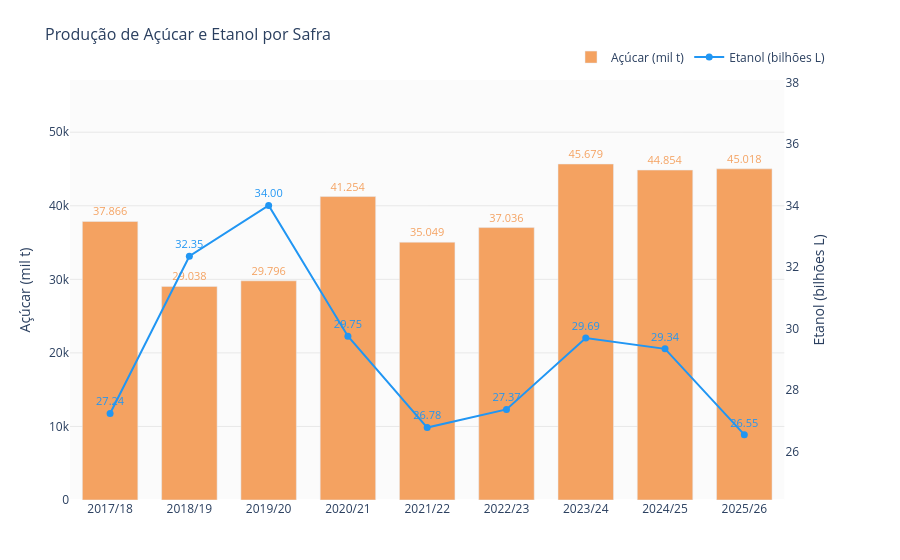

The code cell stored with this chart in its notebook:
### Markdown cell above
## 3. Açúcar vs Etanol por safra

### Code cell
ae = df.groupby('ano_agricola').agg(
    acucar=('producao_acucar_mil_t', 'sum'),
    etanol=('producao_etanol_total_mil_l', 'sum')
).reset_index()
ae['etanol_bil_l'] = (ae['etanol'] / 1_000_000).round(2)

fig = make_subplots(specs=[[{'secondary_y': True}]])

# Barras de açúcar com rótulos
fig.add_trace(
    go.Bar(
        x=ae['ano_agricola'],
        y=ae['acucar'],
        name='Açúcar (mil t)',
        marker_color='#f4a261',
        text=ae['acucar'].apply(lambda x: f'{x:,.0f}'.replace(',', '.')),
        textposition='outside',
        textfont=dict(size=11, color='#f4a261'),
        cliponaxis=False,
    ),
    secondary_y=False,
)

# Linha de etanol com rótulos
fig.add_trace(
    go.Scatter(
        x=ae['ano_agricola'],
        y=ae['etanol_bil_l'],
        name='Etanol (bilhões L)',
        mode='lines+markers+text',
        line=dict(color='#2196F3', width=2),
        marker=dict(size=7),
        text=ae['etanol_bil_l'].apply(lambda x: f'{x:.2f}'),
        textposition='top center',
        textfont=dict(size=11, color='#2196F3'),
        cliponaxis=False,
    ),
    secondary_y=True,
)

fig.update_layout(
    title=dict(text='Produção de Açúcar e Etanol por Safra', font=dict(size=16)),
    plot_bgcolor='rgba(240,240,240,0.3)',
    paper_bgcolor='white',
    legend=dict(orientation='h', yanchor='bottom', y=1.02, xanchor='right', x=1),
    margin=dict(t=80, b=60, l=70, r=70),
    bargap=0.3,
)

fig.update_yaxes(
    title_text='Açúcar (mil t)',
    secondary_y=False,
    range=[0, ae['acucar'].max() * 1.25],  # espaço para rótulos acima das barras
    showgrid=True,
    gridcolor='rgba(0,0,0,0.08)',
)
fig.update_yaxes(
    title_text='Etanol (bilhões L)',
    secondary_y=True,
    range=[ae['etanol_bil_l'].min() * 0.92, ae['etanol_bil_l'].max() * 1.12],
    showgrid=False,
)
fig.update_xaxes(showgrid=False)

fig.show()
fig.write_image('../reports/figures/03_acucar_vs_etanol.png', width=1200, height=550, scale=2)

### Figure 1 — Plotly figure (JSON) as saved in the notebook; plotly's stock layout.template omitted (floating-point values rounded to 4 significant figures)
{"data": [{"cliponaxis": false, "marker": {"color": "#f4a261"}, "name": "Açúcar (mil t)", "text": ["37.866", "29.038", "29.796", "41.254", "35.049", "37.036", "45.679", "44.854", "45.018"], "textfont": {"color": "#f4a261", "size": 11}, "textposition": "outside", "type": "bar", "x": ["2017/18", "2018/19", "2019/20", "2020/21", "2021/22", "2022/23", "2023/24", "2024/25", "2025/26"], "xaxis": "x", "y": [37870.0, 29040.0, 29800.0, 41250.0, 35050.0, 37040.0, 45680.0, 44850.0, 45020.0], "yaxis": "y"}, {"cliponaxis": false, "line": {"color": "#2196F3", "width": 2}, "marker": {"size": 7}, "mode": "lines+markers+text", "name": "Etanol (bilhões L)", "text": ["27.24", "32.35", "34.00", "29.75", "26.78", "27.37", "29.69", "29.34", "26.55"], "textfont": {"color": "#2196F3", "size": 11}, "textposition": "top center", "type": "scatter", "x": ["2017/18", "2018/19", "2019/20", "2020/21", "2021/22", "2022/23", "2023/24", "2024/25", "2025/26"], "xaxis": "x", "y": [27.24, 32.35, 34.0, 29.75, 26.78, 27.37, 29.69, 29.34, 26.55], "yaxis": "y2"}], "layout": {"bargap": 0.3, "legend": {"orientation": "h", "x": 1, "xanchor": "right", "y": 1.02, "yanchor": "bottom"}, "margin": {"b": 60, "l": 70, "r": 70, "t": 80}, "paper_bgcolor": "white", "plot_bgcolor": "rgba(240,240,240,0.3)", "title": {"font": {"size": 16}, "text": "Produção de Açúcar e Etanol por Safra"}, "xaxis": {"anchor": "y", "domain": [0, 0.94], "showgrid": false}, "yaxis": {"anchor": "x", "domain": [0, 1], "gridcolor": "rgba(0,0,0,0.08)", "range": [0, 57100.0], "showgrid": true, "title": {"text": "Açúcar (mil t)"}}, "yaxis2": {"anchor": "x", "overlaying": "y", "range": [24.43, 38.08], "showgrid": false, "side": "right", "title": {"text": "Etanol (bilhões L)"}}}}
